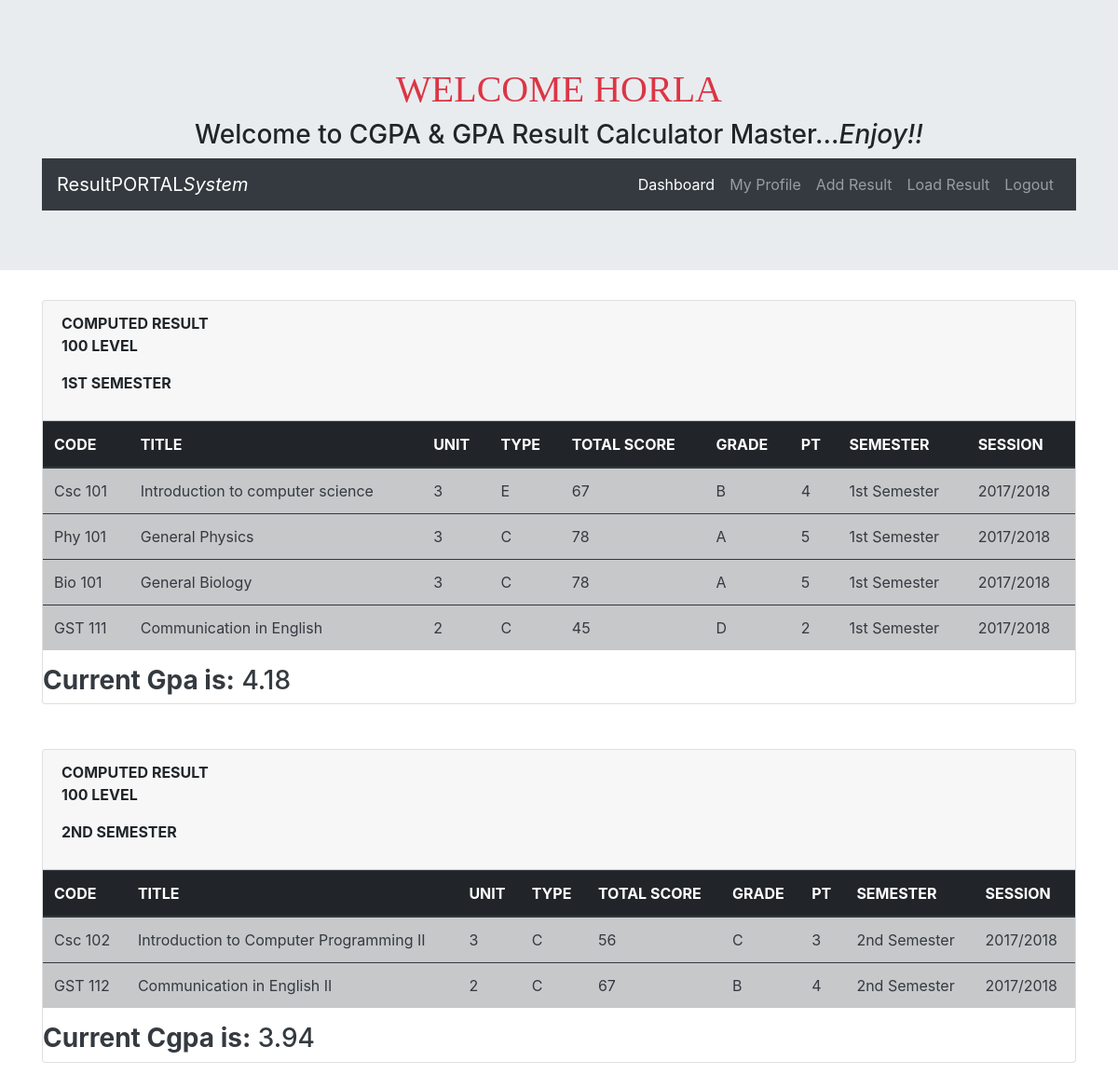
Screenshot of /calculator/load_result/ (signed in) with the database file from the repository.
### calculator/models.py (models this page shows, shortened)
class Result(models.Model):
    student = models.ForeignKey(User, default=1, on_delete=models.CASCADE)
    course_code = models.CharField(max_length=10, null=True, blank=True)
    course_title = models.CharField(max_length=200, null=True, blank=True)
    UNIT = [('6', '6'), ('4', '4'), ('3', '3'), ('2', '2'), ('1', '1')]
    course_unit = models.CharField(max_length=1, choices=UNIT)
    TYPE = [('C', 'C'), ('E', 'E')]
    course_type = models.CharField(max_length=1, choices=TYPE)
    total_score = models.PositiveIntegerField()
    GRADE_PT = (
        ('5', '5'),
        ('4', '4'),
        ('3', '3'),
        ('2', '2'),
        ('1', '1'),
    )
    grade_pt = models.CharField(max_length=1, default=5, choices=GRADE_PT)
    SESSION = [('2015/2016', '2015/2016'), ('2016/2017', '2016/2017'), ('2017/2018', '2017/2018'),
               ('2019/2020', '2019/2020')]
    session = models.CharField(max_length=30, choices=SESSION)
    SEM = [('1st Semester', '1st Semester'), ('2nd Semester', '2nd Semester')]
    semester = models.CharField(max_length=30, choices=SEM)

### calculator/views.py (the view)
@login_required
def load_result(request):
    user = request.user
    current_user = user
    result_list = current_user.result_set.all()
    if result_list:
        Twgp1 = 0
        Tcu1 = 0
        Twgp2 = 0
        Tcu2 = 0
        for result in result_list:
            if result.semester == '1st Semester':
                Tcu1 = int(result.course_unit) + Tcu1
                Twgp1 = int(result.course_unit)*int(result.grade_pt) + Twgp1
            elif result.semester == '2nd Semester':
                Tcu2 = int(result.course_unit) + Tcu2
                Twgp2 = int(result.course_unit)*int(result.grade_pt) + Twgp2
        Gpa = Twgp1/Tcu1
        Current_Gpa = round(Gpa, 2)
        Cgpa = (Twgp1+Twgp2)/(Tcu1+Tcu2)
        Current_Cgpa = round(Cgpa, 2)
        print(Current_Gpa)
        print(Current_Cgpa)
        context = {
            'result_list': result_list,
            'Current_Gpa': Current_Gpa,
            'Current_Cgpa': Current_Cgpa
        }
        return render(request, 'calculator/result_list.html', context)
    else:
        context = {
            'error_message': 'Add result for computation',
        }
        return render(request, 'calculator/result_list.html', context)

### calculator/templates/calculator/result_list.html (shortened to what this page needs)
{% extends 'calculator/base.html' %}
{% block content %}
    <div class="container">
        <div class="row">
            <div class="col-md-12">
                <div class="card">
                   <div class="card-header">
                       <p class="mb-0"><strong>COMPUTED RESULT</strong></p>
                       <p class="text-uppercase"><strong>100 level</strong></p>
                       <p class="text-uppercase"><strong>1st Semester</strong></p>
                   </div>
                       <div class="table-responsive-sm">
                          <table class="table table-striped">
                            <thead class="thead-dark">
                              <tr>
                                <th>CODE</th>
                                <th>TITLE</th>
                                <th>UNIT</th>
                                <th>TYPE</th>
                                <th>TOTAL SCORE</th>
                                <th>GRADE</th>
                                <th>PT</th>
                                <th>SEMESTER</th>
                                <th>SESSION</th>
                              </tr>
                            </thead>
                            <tbody>
                            {% for result in result_list %}
                                {% if result.semester == '1st Semester' %}
                                  <tr class="table-dark text-dark">
                                    <td>{{ result.course_code }}</td>
                                    <td>{{ result.course_title }}</td>
                                    <td>{{ result.course_unit }}</td>
                                    <td>{{ result.course_type }}</td>
                                    <td>{{ result.total_score}}</td>
                                    {% if result.total_score >= 70 and result.total_score <= 100 %}
                                      <td>A</td>
                                    {% elif result.total_score >= 60 and result.total_score <= 69 %}
                                      <td>B</td>
                                    {% elif result.total_score >= 50 and result.total_score <= 59 %}
                                      <td>C</td>
                                    {% elif result.total_score >= 45 and result.total_score <= 49 %}
                                      <td>D</td>
                                    {% elif result.total_score >= 0 and result.total_score <= 44 %}
                                      <td>F</td>
                                    {% endif %}
                                   <td>{{ result.grade_pt }}</td>
                                   <td>{{ result.semester }}</td>
                                   <td>{{ result.session }}</td>
                                  </tr>
                                {% endif %}
                             {% endfor %}
                            </tbody>
                          </table>
                           <h3 class="text-dark"><strong>Current Gpa is:</strong> {{ Current_Gpa }} </h3>
                       </div>
                </div>
            </div>
        </div>
    </div>
     <div class="mt-5 container">
        <div class="row">
            <div class="col-md-12">
                <div class="card mb-5">
                   <div class="card-header">
                       <p class="mb-0"><strong>COMPUTED RESULT</strong></p>
                       <p class="text-uppercase"><strong>100 level</strong></p>
                       <p class="text-uppercase"><strong>2nd Semester</strong></p>
                   </div>
                       <div class="table-responsive-sm">
                          <table class="table table-striped">
                            <thead class="thead-dark">
                              <tr>
                                <th>CODE</th>
                                <th>TITLE</th>
                                <th>UNIT</th>
                                <th>TYPE</th>
                                <th>TOTAL SCORE</th>
                                <th>GRADE</th>
                                <th>PT</th>
                                <th>SEMESTER</th>
                                <th>SESSION</th>
                              </tr>
                            </thead>
                            <tbody>
                            {% for result in result_list %}
                                {% if result.semester == '2nd Semester' %}
                                  <tr class="table-dark text-dark">
                                    <td>{{ result.course_code }}</td>
                                    <td>{{ result.course_title }}</td>
                                    <td>{{ result.course_unit }}</td>
                                    <td>{{ result.course_type }}</td>
                                    <td>{{ result.total_score}}</td>
                                    {% if result.total_score >= 70 and result.total_score <= 100 %}
                                      <td>A</td>
                                    {% elif result.total_score >= 60 and result.total_score <= 69 %}
                                      <td>B</td>
                                    {% elif result.total_score >= 50 and result.total_score <= 59 %}
                                      <td>C</td>
                                    {% elif result.total_score >= 45 and result.total_score <= 49 %}
                                      <td>D</td>
                                    {% elif result.total_score >= 0 and result.total_score <= 44 %}
                                      <td>F</td>
                                    {% endif %}
                                   <td>{{ result.grade_pt }}</td>
                                   <td>{{ result.semester }}</td>
                                   <td>{{ result.session }}</td>
                                  </tr>
                                {% endif %}
                             {% endfor %}
                            </tbody>
                          </table>
                           <h3 class="text-dark"><strong>Current Cgpa is:</strong> {{ Current_Cgpa }} </h3>
                       </div>
                </div>
            </div>
        </div>
    </div>
{% endblock %}

### calculator/templates/calculator/base.html (shortened to what this page needs)
{% load staticfiles %}
<!DOCTYPE html>
<html lang="en">
<head>
	<link rel="stylesheet"  type="text/css" href="{% static 'calculator/css/bootstrap.min.css' %}">
</head>
   <body>
      <div class="jumbotron jumbotron-fluid">
          <div class="container text-center">
              <h1 class="mt-2 text-uppercase text-danger" style="font-family: 'Trebuchet MS'">Welcome {{ user.first_name }}</h1>
              <h3>Welcome to CGPA & GPA Result Calculator Master...<i>Enjoy!!</i></h3>
              <nav class="navbar navbar-expand-md bg-dark navbar-dark">
                  <a class="navbar-brand" href="#">ResultPORTAL<i>System</i></a>
                  <div class="collapse navbar-collapse justify-content-end" id="collapsibleNavbar">
                    <ul class="navbar-nav ">
                        <li class="nav-item"><a class="nav-link active" href="{% url 'dashboard' %}">Dashboard</a></li>
                        <li><a class="nav-link" href="{% url 'myprofile' %}">My Profile</a></li>
                        <li><a class="nav-link" href="{% url 'add_result' %}">Add Result</a></li>
                        <li><a class="nav-link" href="{% url 'load_result' %}">Load Result</a></li>
                        <li><a class="nav-link" href="{% url 'logout' %}">Logout</a></li>
                    </ul>
                  </div>
              </nav>
          </div>
      </div>
            {% block content %}
            {% endblock %}
</body>
</html>

### rows the page displays
Result: course_code "Csc 101", course_title "Introduction to computer science", course_unit "3", course_type "E", total_score "67", shows "B", grade_pt "4", semester "1st Semester", session "2017/2018"
Result: course_code "Phy 101", course_title "General Physics", course_unit "3", course_type "C", total_score "78", shows "A", grade_pt "5", semester "1st Semester", session "2017/2018"
Result: course_code "Bio 101", course_title "General Biology", course_unit "3", course_type "C", total_score "78", shows "A", grade_pt "5", semester "1st Semester", session "2017/2018"
Result: course_code "GST 111", course_title "Communication in English", course_unit "2", course_type "C", total_score "45", shows "D", grade_pt "2", semester "1st Semester", session "2017/2018"
Result: course_code "Csc 102", course_title "Introduction to Computer Programming II", course_unit "3", course_type "C", total_score "56", grade_pt "3", semester "2nd Semester", session "2017/2018"
Result: course_code "GST 112", course_title "Communication in English II", course_unit "2", course_type "C", total_score "67", shows "B", grade_pt "4", semester "2nd Semester", session "2017/2018"

### other values shown
{{ user.first_name }} "HORLA"
{{ Current_Gpa }} "4.18"
{{ Current_Cgpa }} "3.94"
